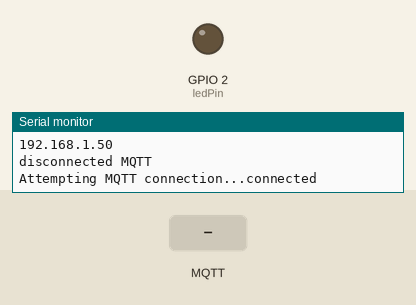
The sketch below on a simulated ESP32. Shown: output pins drawn as LEDs (lit = HIGH), the last lines printed to the serial monitor. The test bench sets the inputs (shaded band). WiFi joins after 1.5 s; servers stay silent unless stated; no MQTT or app messages arrive unless stated.

Above: at 2.7 s.
2.8 s: MQTT message "on" arrives on the first subscribed topic
At 3.4 s:
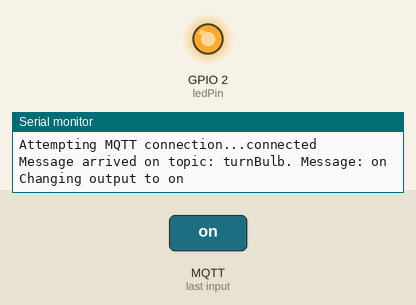
5.8 s: MQTT message "off" arrives on the first subscribed topic
At 6.9 s:
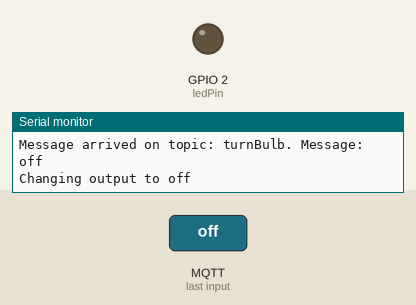
Timing chart, 0 to 8.8 s (numbered marks = the images above; inputs shaded):
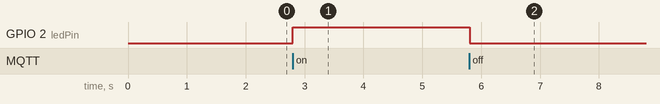

The sketch:

app.ino
```cpp
#include <WiFi.h>
#include <PubSubClient.h>
WiFiClient wifiClient;
PubSubClient pusSubClient(wifiClient);


// Replace these with your SSID/Password
const char* ssid = "phone";
const char* password = "ios14beta";


// Add your MQTT Broker IP address, example:
//const char* mqtt_server = "192.168.1.144";
const char* mqttServer = "fantastic-hairdresser.cloudmqtt.com";
const int mqttPort = 1883;
// to connect secure port use WifiClientSecure instead of WiFiClient, see:
// https://github.com/knolleary/pubsubclient/issues/462#issuecomment-542911896
// and this:
// https://github.com/programmer131/ESP8266-gBridge-TLS/blob/master/esp8266_gbridgeTLS/esp8266_gbridgeTLS.ino
const char* mqttUser = "axrmohhl";
const char* mqttPassword = "B6Qo1CCA-qSl";


long lastMsg = 0;
char msg[50];
int value = 0;

// LED Pin
const int ledPin = 2 ;

void setup() {
  // put your setup code here, to run once:
  Serial.begin(115200);
  Serial.println();

  WiFi.begin(ssid, password);
  while (WiFi.status() != WL_CONNECTED)
  {
    delay(500);
    Serial.println(WiFi.status());
    Serial.println(WL_CONNECTED);
    Serial.println("trying to connect to wifi...");
  }
  Serial.println("");
  Serial.println("WiFi connected");
  Serial.println("IP address: ");
  Serial.println(WiFi.localIP());
  pinMode(ledPin, OUTPUT);

  pusSubClient.setServer(mqttServer, mqttPort);
  pusSubClient.setCallback(callback);
}

void loop() {

  if (!pusSubClient.connected()) {
    Serial.println("disconnected MQTT");
    reconnect();
  }
  pusSubClient.loop();

  long now = millis();
  if (now - lastMsg > 5000) {
    lastMsg = now;


  }
}


void callback(char* topic, byte* message, unsigned int length) {
  Serial.print("Message arrived on topic: ");
  Serial.print(topic);
  Serial.print(". Message: ");
  String messageTemp;

  for (int i = 0; i < length; i++) {
    Serial.print((char)message[i]);
    messageTemp += (char)message[i];
  }
  Serial.println();

  // Feel free to add more if statements to control more GPIOs with MQTT

  // If a message is received on the topic esp32/output, you check if the message is either "on" or "off".
  // Changes the output state according to the message
  if (String(topic) == "turnBulb") {
    Serial.print("Changing output to ");
    if(messageTemp == "on"){
      Serial.println("on");
      digitalWrite(ledPin, HIGH);
    }
    else if(messageTemp == "off"){
      Serial.println("off");
      digitalWrite(ledPin, LOW);
    }
  }
}

void reconnect() {
  // Loop until we're reconnected
  while (!pusSubClient.connected()) {
    Serial.print("Attempting MQTT connection...");
    // Attempt to connect
    if (pusSubClient.connect("ESP8266Client", mqttUser, mqttPassword )) {
      Serial.println("connected");
      // Subscribe
      pusSubClient.subscribe("turnBulb");
    } else {
      Serial.print("failed, rc=");
      Serial.print(pusSubClient.state());
      Serial.println(" try again in 5 seconds");
      // Wait 5 seconds before retrying
      delay(5000);
    }
  }
}
```

Measured:
- after the input at 2.8 s, GPIO 2 (ledPin): LOW → HIGH at once
- after the input at 5.8 s, GPIO 2 (ledPin): HIGH → LOW at once
